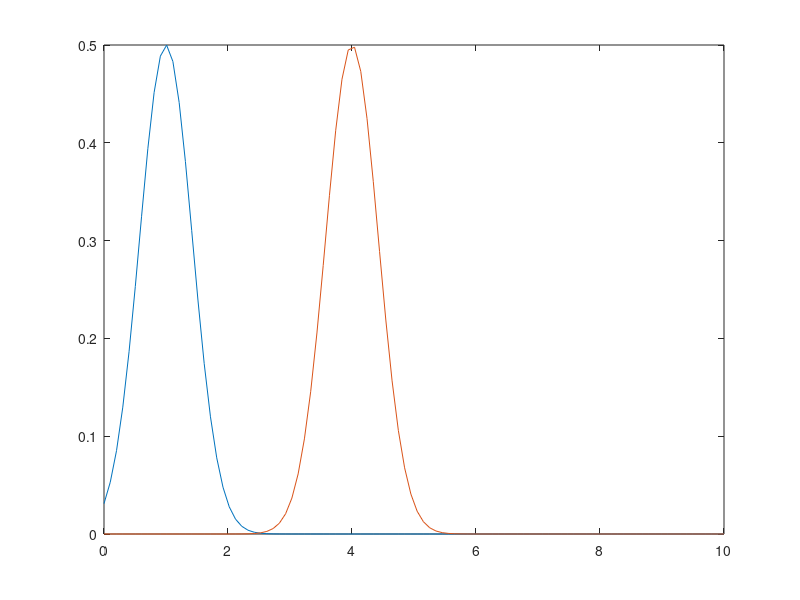

Reproduce this figure in MATLAB. (Note: this script raises an error after producing the figure.)
% Unsteady Convection equation 1D
% The flux is projected on a pieciwise constant basis
% Low-order; upwind + High-Order: Lax-Wendroff
% $\partial_t u + \partial_x f(u) = 0$
close all; clear all; format long;

lim = 'minmod';
% two populations Scheme
gam = 130;
Kgam = (gam+1)/gam;

am =0.1;
an =0.8;
bm =0.5;
bn =5e-7;
Pm =  30;
rate=20;

nu1 = 2; % mobility 1
nu2 = 1; % mobility 2
%Pe=1;
%% Space grid
nbx = 100;                          % Number of points in the domain
L = 10;     
xm=0;
xM=10;% Length of the domain
h = (xM-xm)/(nbx-1);                     % grid space
x = xm:h:xM;                            % discretization

%% Time discretization
T = 0.5;
dt = 1e-6;
t = 0:dt:T;  
CFL=0.0001;

%% Initialisation
n = zeros(nbx,1); % non-growing population
m = zeros(nbx,1); % growing population
p = zeros(nbx,1); % pressure
% initial condition
sigx = 0.3;% spread of gaussian
x0=0; %sigx =1;
am =0.5;
x0 = 1;% pos of gaussian
m(:,1) = am.*exp(-bm.*(x-x0).^2/(2*sigx^2));
x0 = 4;% pos of gaussian
n(:,1) = am.*exp(-bm.*(x-x0).^2/(2*sigx^2));
% 
% intn=2*exp(-0.1*(x+5).^2);
% intn(x<-5)=0;
% intn(intn<0.5)=1e-30;
% 
% intm=1*exp(-1*(x+10).^2);
% intm(intm<0.008)=0;
% m=intm'; %(initial condition)
% 
% n=intn'; %(initial condition)


% initialisation flux at boundary of cells
fluxm_h = zeros(nbx+1,1); 
fluxn_h=zeros(nbx+1,1); 
    
figure(1)
plot(x,m);
hold on 
plot(x,n);
hold off;

m_up=m; n_up=n;

tt = dt; inc = 1; inc2=1;tt_plot=0;
%%
while(tt < T)
    tt
    fmip12 = zeros(nbx+1,1); fluxm_h = zeros(nbx+1,1);
    fnip12 = zeros(nbx+1,1); fluxn_h = zeros(nbx+1,1);

    % pressure
    p = Kgam*(m+n).^gam;
    % compute the velocity at each interfaces
    v = zeros(nbx+1,1);
    v(2:nbx) = -(p(2:nbx)-p(1:nbx-1))./h;
    
%     fluxm_h = TVD_convection_flux(m,v,nbx,h,dt,lim);
%     fluxn_h = TVD_convection_flux(n,v,nbx,h,dt,lim);
    fluxm_h = ospre_convection_flux(m,v,nbx,h,dt);
    fluxn_h = ospre_convection_flux(n,v,nbx,h,dt);
    
    
    % CFL condition: adaptive time step
    dt = 1e-6;
    grad_pres = (p(2:nbx)-p(1:nbx-1))./h;
    grad_m = abs(m(2:nbx)-m(1:nbx-1))./h;
    grad_n = abs(n(2:nbx)-n(1:nbx-1))./h;
    dt = min(dt, CFL.*h./(max(nu1,nu2)*max(max(abs( grad_pres )),max( max(grad_n), max(grad_m))) ) );
    
    
    Gp = rate*(1/(pi)*atan(4*max(0,Pm-p))).*m; 
    m = m - dt*nu1.*(fluxm_h(2:nbx+1)-fluxm_h(1:nbx))./h + dt*Gp;
    n = n - dt*nu2.*(fluxn_h(2:nbx+1)-fluxn_h(1:nbx))./h;
    
    % pressure
    p = Kgam*(m_up+n_up).^gam;
    % compute the velocity at each interfaces
    v = zeros(nbx+1,1);
    v(2:nbx) = -(p(2:nbx)-p(1:nbx-1))./h;
    
    fluxm_h = upwind_convection_flux(m_up,v,nbx,h,dt);
    fluxn_h = upwind_convection_flux(n_up,v,nbx,h,dt);
    
    
    % CFL condition: adaptive time step
%     dt = 1e-6;
%     grad_pres = (p(2:nbx)-p(1:nbx-1))./h;
% 
%     dt = min(dt, CFL.*h./(max(nu1,nu2)*max(max(abs( grad_pres )) ) ));
    
    
    Gp = rate*(1/(pi)*atan(4*max(0,Pm-p))).*m_up; 
    m_up = m_up - dt*nu1.*(fluxm_h(2:nbx+1)-fluxm_h(1:nbx))./h + dt*Gp;
    n_up = n_up - dt*nu2.*(fluxn_h(2:nbx+1)-fluxn_h(1:nbx))./h;
    
    
    
    
    if tt_plot >0.01
        tt_plot=0;
        figure(1)
        plot(x,m);
        hold on 
        plot(x,n);
        plot(x,m_up, '-*');
        plot(x,n_up, '-*');
        hold off;
        
        figure(3)
        plot(x,p);
        
        figure(2)
        mass(inc2) = h*sum(n);
        plot(mass)
        inc2=inc2+1;
    end
    inc = inc +1;
    tt = tt+dt;
    tt_plot=tt_plot+dt;
end

function [L] = TVD_limiter(a,b)
    S = (sign(a)+sign(b))*0.5;
    %L = S*(min(abs(a),abs(b))); % minmod
    %L = S.*2*abs(a).*abs(b)./( abs(a)+abs(b) ) ; % Van Leer
    %L = S.*min(0.5.*abs(a+b) ,min(2*abs(a) ,2*abs(b))); % MC
    L = S.*max( min(2*abs(a),abs(b) ),min(abs(a),2*abs(b))); % Superbee
end